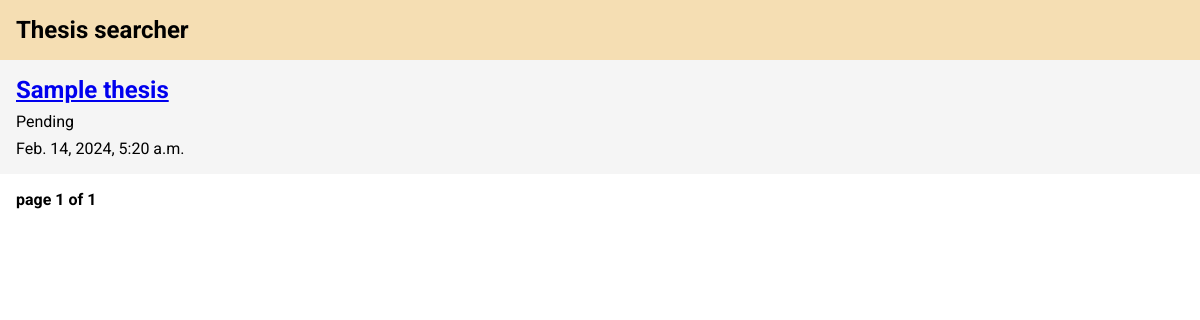
The page /thesis/ on the database as committed earlier.
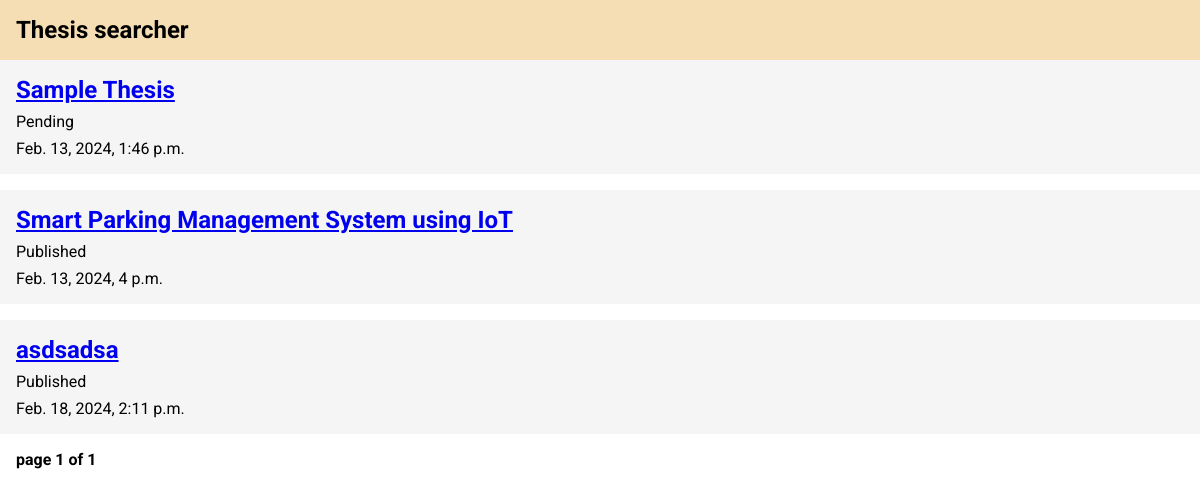
The same page on the database as committed later.
### thesisapp/models.py (models this page shows, shortened)
class Thesis(models.Model):
    class Status(models.TextChoices):
        DENIED = "DN", "Denied"
        PUBLISHED = "PB", "Published"
        PENDING = "PD", "Pending"
    title = models.CharField(max_length=255)
    status = models.CharField(
        max_length=3, choices=Status.choices, default=Status.PENDING
    )
    published = models.DateTimeField()
    authors = models.ManyToManyField(Author)
    panelists = models.ManyToManyField(Panelist)
    abstract = models.TextField()
    adviser = models.ForeignKey(Adviser, on_delete=models.DO_NOTHING)

### thesisapp/views.py (the view)
# urls.py: path("", views.post_list, name="post_list"),
def post_list(request):
    thesis_list = Thesis.objects.all()
    paginator = Paginator(thesis_list, 5)
    page_number = request.GET.get("page", 1)
    thesis_list = paginator.page(page_number)
    return render(request, "post/list.html", {"thesis_list": thesis_list})

### thesisapp/templates/post/list.html
{% extends 'index.html' %} {% block title %} Searcher {% endblock title %}
{% block content %}
<ul class="list">
  {% for thesis in thesis_list %}
  <li>
    <a href="{% url 'searcher:detail' thesis.id%}">{{thesis.title}}</a>
    <p>{{thesis.get_status_display}}</p>
    <p>{{thesis.published}}</p>
  </li>
  {% endfor %}
</ul>
{% include 'paginator.html' with page=thesis_list %} {% endblock content %}

Rows that differ between the two databases and show on the page:
changed Thesis "Pending": title "Sample thesis" → "Sample Thesis"; published "Feb. 14, 2024, 5:20 a.m." → "Feb. 13, 2024, 1:46 p.m."
added Thesis: title "Smart Parking Management System using IoT", status "Published", published "Feb. 13, 2024, 4 p.m."
added Thesis: title "asdsadsa", status "Published", published "Feb. 18, 2024, 2:11 p.m."
